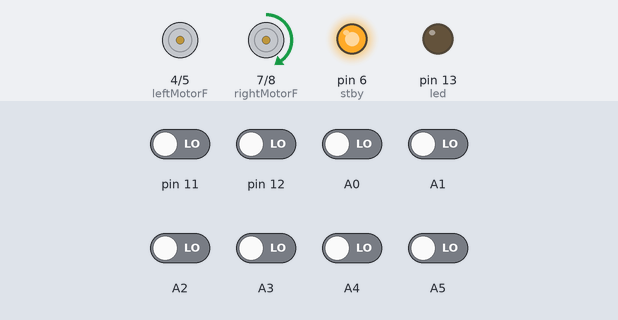
Recording of a sketch running on a simulated Arduino Nano, built with avr-gcc and run on an emulated ATmega328P. Shown: motor-driver pin pairs drawn as motors (green arrow = first pin HIGH = forward, orange = second pin HIGH = backward, longer = more drive, scaled by the enable pin, stopped while the standby pin is LOW), output pins drawn as LEDs (lit = HIGH). Inputs (shaded band) come from the test bench; at power-on: A0–5, pin 11, pin 12 LOW.

Above: at 5.7 s.
5.8 s: pin 11 driven HIGH
7.3 s: pin 12 driven HIGH
At 8.5 s:
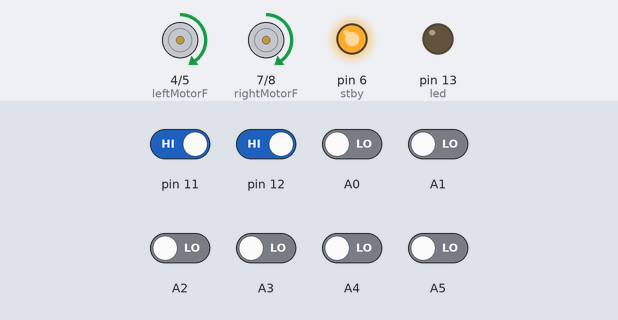
8.8 s: A0 driven HIGH
10.3 s: A1 driven HIGH
At 11.0 s:
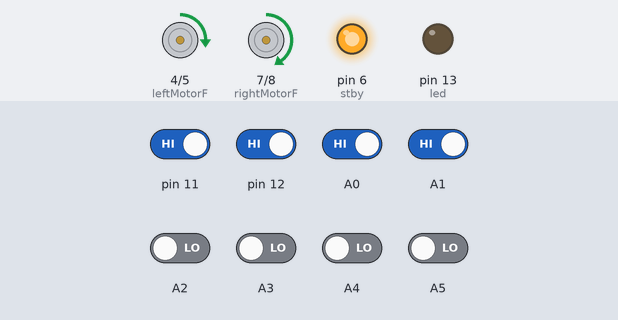
11.8 s: A2 driven HIGH
At 13.0 s:
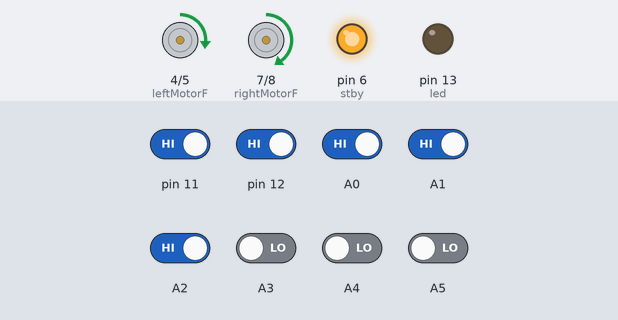
13.3 s: A3 driven HIGH
At 14.4 s:
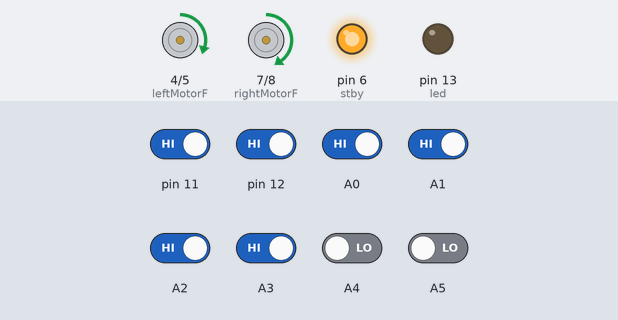
Timing chart, 0 to 15.8 s (numbered marks = the images above; inputs shaded):
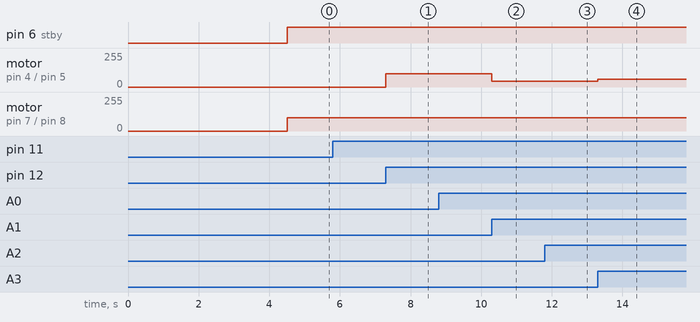

Measured:
- after the input at 7.3 s, motor on pin 4 (leftMotorF) / pin 5 (leftMotorB): stopped → forward 100/255 at once
- after the input at 10.3 s, motor on pin 4 (leftMotorF) / pin 5 (leftMotorB): forward 100/255 → forward 42/255 at once
- after the input at 11.8 s, motor on pin 4 (leftMotorF) / pin 5 (leftMotorB): forward 42/255 → forward 45/255 at once
- after the input at 13.3 s, motor on pin 4 (leftMotorF) / pin 5 (leftMotorB): forward 45/255 → forward 59/255 at once

The sketch:

integrated_functional.ino
```cpp
#include <QTRSensors.h>

#define rightMotorF 7
#define rightMotorB 8
#define rightMotorPWM 9
#define leftMotorF 4
#define leftMotorB 5
#define leftMotorPWM 3
#define rightSensor A6
#define forwardSensor 2
#define stby 6
#define led 13

QTRSensorsRC qtr((unsigned char[]) {A0,11, A1, A2, A3, A4, 12, A5}, 8, 2500);
// QTRSensorsRC qtr((unsigned char[]) {A5, 12, A4, A3, A2, A1, 11, A0}, 8, 2500);
// QTRSensorsRC qtr((unsigned char[]) {A0, 12, A2, A3, A4, A5, 11, A1}, 8, 2500);

void setup() {
  pinMode(rightMotorF, OUTPUT);
  pinMode(rightMotorB, OUTPUT);
  pinMode(rightMotorPWM, OUTPUT);
  pinMode(leftMotorF, OUTPUT);
  pinMode(leftMotorB, OUTPUT);
  pinMode(leftMotorPWM, OUTPUT);
  pinMode(rightSensor, INPUT);
  pinMode(forwardSensor, INPUT);
  pinMode(led,OUTPUT);
  pinMode(stby,OUTPUT);
  for (int i = 0; i < 100; i++)  // make the calibration take about 5 seconds
  {
    qtr.calibrate();
    delay(20);
  }
  // Serial.begin(9600);

}

unsigned int sensors[8];

//=====Constants for Line Following====================================================
#define kp 0.05
#define kd 4
#define ki 0
//==============xxxx=========xxxx=============xxxx===================================

int countfinal=0;
//======Constants for wall following===================================================
int x;
int y;
bool wall_sure = false;
bool wall_found = false;

#define kpW 0.5
#define kdW 0
#define kiW 0
//============xxxx======xxxx===========xxxx============================================
int count = 0;
int led_iter = 0;

#define set_distance 150

void loop() {
  line_follow(100);
  // x = analogRead(rightSensor);
  // y = digitalRead(forwardSensor);

  // if(x > set_distance) {
  //   count++;
  // }
  // else {
  //   count = 0;
  // }
  // if(count > 10)
  // {
  //   wall_sure = true;
  // }


  // if (!wall_sure) {
  //   bias_line_follow(120, true);
  // }
  // else {
  //   wall_follow(70);
  //   if (sensors[0] > 700 && sensors[1] > 700 && sensors[2] > 700 && sensors[3] > 700 && sensors[4] > 700 && sensors[5] > 700 && sensors[6] > 700 && sensors[7] > 700) {
  //     led_iter++;
  //   }
  //   if (led_iter > 10) {
  //     on_led();
  //   }
  //   if (x < set_distance && (sensors[0] > 700 || sensors[1] > 700 || sensors[2] > 700 || sensors[3] > 700 || sensors[4] > 700 || sensors[5] > 700 || sensors[6] > 700 || sensors[7] > 700)) {
  //     wall_sure = false;
  //     count = 0;
  //   }
  // }
}

void on_led() {
  digitalWrite(rightMotorF, HIGH);
  digitalWrite(rightMotorB, LOW);
  analogWrite(rightMotorPWM, 0);
  digitalWrite(leftMotorF, HIGH);
  digitalWrite(leftMotorB, LOW);
  analogWrite(leftMotorPWM, 0);
  digitalWrite(stby,HIGH);
  delay(5000);
}

void simple_case() {
  static int j;
  if(y == 0) {
    j++;
  }
  else {
    j = 0;
    wall_found = false;
  }
  if(j > 5)
  {
    wall_found = true;
  }

  if(wall_found) {
    digitalWrite(rightMotorF, HIGH);
    digitalWrite(rightMotorB, LOW);
    analogWrite(rightMotorPWM,100);

    digitalWrite(leftMotorF, LOW);
    digitalWrite(leftMotorB, HIGH);
    analogWrite(leftMotorPWM, 100);
    digitalWrite(stby,HIGH);
    delay(200);
  }
}

void wall_follow(int maximum) {
  static int lastErrorW;
  static int integralW;

  simple_case();

  int errorW = int(x) - 170;

  integralW += errorW;
  int derivativeW = errorW - lastErrorW;
  int power_differenceW = kpW * errorW + kiW * integralW + kdW * derivativeW;
  lastErrorW = errorW;

  to_motors(-power_differenceW, maximum);
}


void line_follow(int maximum) {
  static int lastError;
  static int integral;
  unsigned int position = qtr.readLine(sensors, QTR_EMITTERS_ON,0);

  int error = int(position) - 3500;

  integral += error;
  int derivative = error - lastError;
  int power_difference = kp * error + ki * integral + kd * derivative;
  lastError = error;

  to_motors(power_difference, maximum);
}

void bias_line_follow(int maximum, bool right) {
  static int lastError;
  static int integral;
  unsigned int position = qtr.readLine(sensors, QTR_EMITTERS_ON,0);

  int error = int(position) - 3500;

  integral += error;
  int derivative = error - lastError;
  int power_difference = kp * error + ki * integral + kd * derivative;
  lastError = error;

  bool u_turn;
  static int iter_count = 0;
  if (sensors[0] < 200 && sensors[1] < 200 && sensors[2] < 200 && sensors[3] < 200 && sensors[4] < 200 && sensors[5] < 200 && sensors[6] < 200 && sensors[7] < 200) {
    u_turn = true;
    iter_count = 0;
  }
  if (iter_count > 60) {
    u_turn = false;
  }
  iter_count++;
  if (!u_turn){
    if (right) {
      check_turn_right();
      for(int i = 0; i < 8; i++) {
        sensors[i] = 0;
      }
      sensors[0] = 1000;
    }
    else {
      check_turn_left();
      for(int i = 0; i < 8; i++) {
        sensors[i] = 0;
      }
      sensors[7] = 1000;
    }
  }

  to_motors(power_difference, maximum);
}

void check_turn_left() {
  if (sensors[0] > 700 && sensors[1] > 700 && sensors[2] > 700 && sensors[3] > 700 && sensors[4] > 700) {
    digitalWrite(rightMotorF, HIGH);
    digitalWrite(rightMotorB, LOW);
    analogWrite(rightMotorPWM, 0);
    digitalWrite(leftMotorF, HIGH);
    digitalWrite(leftMotorB, LOW);
    analogWrite(leftMotorPWM, 0);
    digitalWrite(stby,HIGH);
    delay(30);

    digitalWrite(rightMotorF, HIGH);
    digitalWrite(rightMotorB, LOW);
    analogWrite(rightMotorPWM, 140);
    digitalWrite(leftMotorF, HIGH);
    digitalWrite(leftMotorB, LOW);
    analogWrite(leftMotorPWM, 0);
    digitalWrite(stby,HIGH);
    delay(300);
  }
}

void check_turn_right() {
  if (sensors[7] > 700 && sensors[6] > 700 && sensors[5] > 700 && sensors[4] > 700 && sensors[3] > 700) {
    digitalWrite(rightMotorF, HIGH);
    digitalWrite(rightMotorB, LOW);
    analogWrite(rightMotorPWM, 0);
    digitalWrite(leftMotorF, HIGH);
    digitalWrite(leftMotorB, LOW);
    analogWrite(leftMotorPWM, 0);
    digitalWrite(stby,HIGH);
    delay(30);

    digitalWrite(rightMotorF, HIGH);
    digitalWrite(rightMotorB, LOW);
    analogWrite(rightMotorPWM, 0);
    digitalWrite(leftMotorF, HIGH);
    digitalWrite(leftMotorB, LOW);
    analogWrite(leftMotorPWM, 140);
    digitalWrite(stby,HIGH);
    delay(300);
  }
}

// void delay_line_follow(int maximum) {
//   static int lastError;
//   static int integral;
//   int i = 0;
//   while (1) {
//     unsigned int position = qtr.readLine(sensors, QTR_EMITTERS_ON,0);

//     int error = int(position) - 3500;

//     integral += error;
//     int derivative = error - lastError;
//     int power_difference = kp * error + ki * integral + kd * derivative;
//     lastError = error;

//     if (sensors[7] > 700 && sensors[6] > 700 && sensors[5] > 700 && sensors[4] > 700 && sensors[3] > 700) {
//       turn_right();
//     }

//     to_motors(power_difference, maximum);
//     i++;
//   }
// }

void biased_line_follow(int maximum) {
  static int lastError;
  static int integral;
  bool right = false;
  for (int i = 300; i > 0; i--) {
    if (sensors[7] > 700) {
      right = true;
    }
    unsigned int position = qtr.readLine(sensors, QTR_EMITTERS_ON,0);
    if (right == true) {
      if (position <= 5000) {
        position += 2000;
      }
      else {
        position = 7000;
      }
    }
    int error = int(position) - 3500;

    integral += error;
    int derivative = error - lastError;
    int power_difference = kp * error + ki * integral + kd * derivative;
    lastError = error;

    // if (sensors[7] > 700) {
    //   right = true;
    // }
    // if (right == true) {
    //   to_motors(power_difference+100, maximum);
    // }
    // else {
    to_motors(power_difference, maximum);
    // }
  }
}

void to_motors(int power_difference, int maximum) {
  if (power_difference > maximum)
    power_difference = maximum;
  if (power_difference < -maximum)
    power_difference = -maximum;

  if (power_difference > 0) {
    digitalWrite(rightMotorF, HIGH);
    digitalWrite(rightMotorB, LOW);
    analogWrite(rightMotorPWM, maximum - power_difference);
    digitalWrite(leftMotorF, HIGH);
    digitalWrite(leftMotorB, LOW);
    analogWrite(leftMotorPWM, maximum);
    digitalWrite(stby,HIGH);
  }
  else {
    digitalWrite(rightMotorF, HIGH);
    digitalWrite(rightMotorB, LOW);
    analogWrite(rightMotorPWM, maximum);
    digitalWrite(leftMotorF, HIGH);
    digitalWrite(leftMotorB, LOW);
    analogWrite(leftMotorPWM, maximum + power_difference);
    digitalWrite(stby,HIGH);
  }
}

void print_qtr() {
  for(int i=0;i<8;i++) {
    Serial.print(sensors[i]);
    Serial.print("\t");
  }
  Serial.println();
}
```
